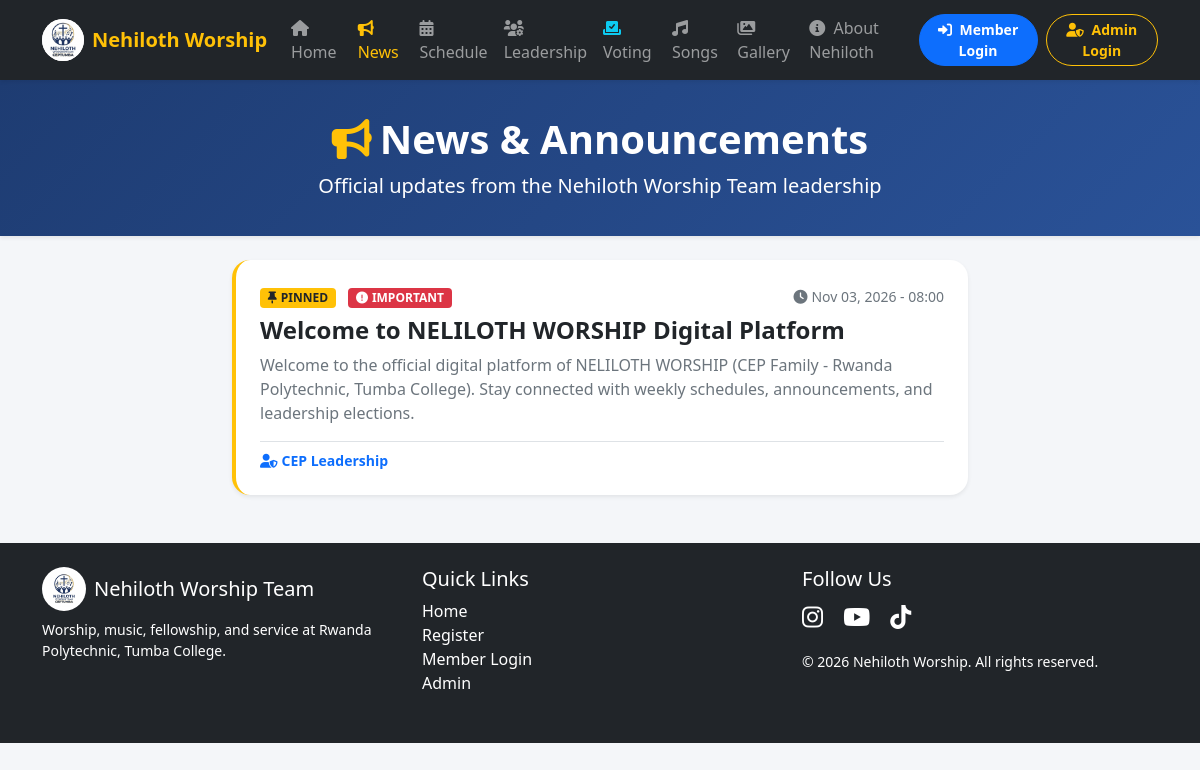
The app's page /announcements.php, older data.
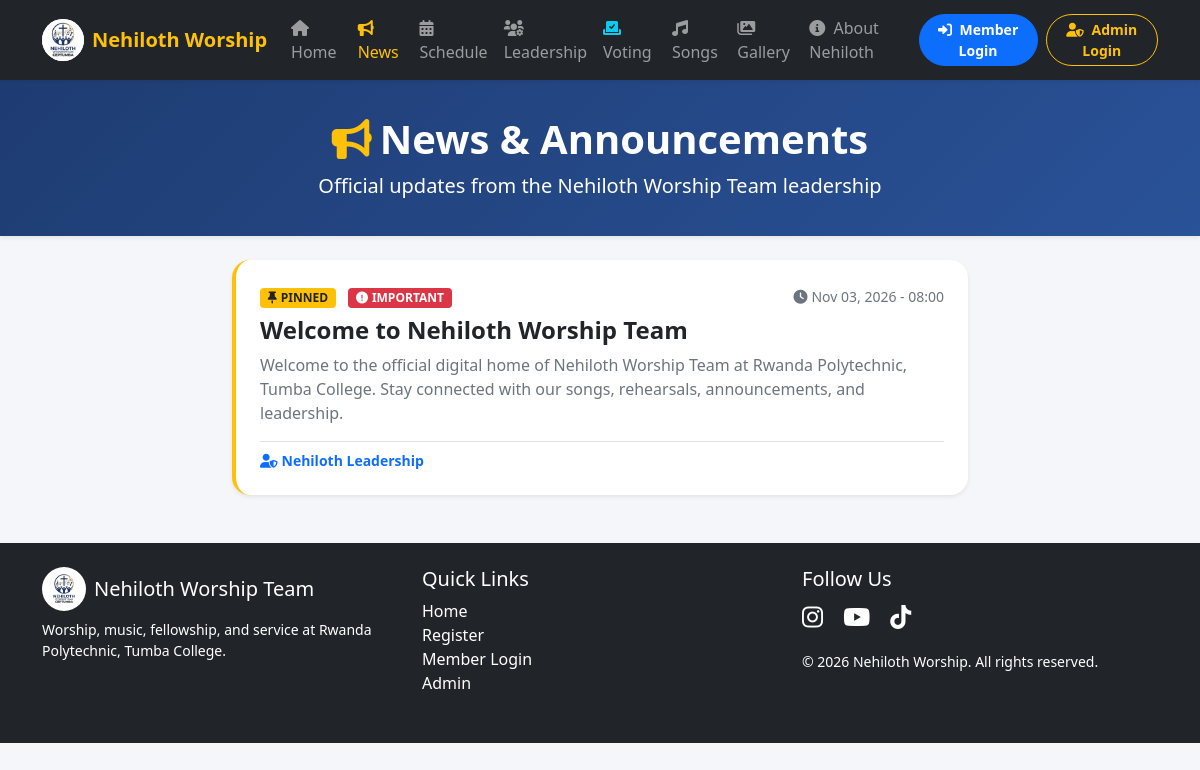
The same page, newer data.
### tables this page shows
CREATE TABLE IF NOT EXISTS announcements (
    id INT PRIMARY KEY AUTO_INCREMENT,
    title VARCHAR(255) NOT NULL,
    content TEXT NOT NULL,
    author_name VARCHAR(100) DEFAULT 'Nehiloth Leadership',
    image_url VARCHAR(255) NULL,
    is_pinned BOOLEAN DEFAULT FALSE,
    is_important BOOLEAN DEFAULT FALSE,
    created_at TIMESTAMP DEFAULT CURRENT_TIMESTAMP
);

### config/functions.php (called while the page is built, shortened)
<?php
function isAdminLoggedIn() { return isset($_SESSION["admin_id"]); }
function isMemberLoggedIn() { return isset($_SESSION["member_id"]); }
?>

### announcements.php (the view, shortened to what this page needs)
<?php
require_once "config/functions.php";
$announcements = $pdo->query("SELECT * FROM announcements ORDER BY is_pinned DESC, created_at DESC")->fetchAll();
?>
<!DOCTYPE html>
<html lang="en">
<head>
    <link href="https://cdn.jsdelivr.net/npm/bootstrap@5.1.3/dist/css/bootstrap.min.css" rel="stylesheet">
    <link rel="stylesheet" href="https://cdnjs.cloudflare.com/ajax/libs/font-awesome/6.0.0/css/all.min.css">
</head>
<body>
<?php include "navbar.php"; ?>
<div class="hero-banner text-center mb-4 shadow-sm">
    <div class="container">
        <h1 class="fw-bold"><i class="fas fa-bullhorn text-warning me-2"></i>News & Announcements</h1>
        <p class="lead mb-0">Official updates from the Nehiloth Worship Team leadership</p>
    </div>
</div>
<div class="container mb-5">
    <div class="row g-4 justify-content-center">
        <?php if (empty($announcements)): ?>
            <div class="col-12 text-center py-5">
                <i class="fas fa-newspaper fa-4x text-muted mb-3"></i>
                <h4 class="text-secondary">No announcements published yet.</h4>
            </div>
        <?php else: ?>
            <?php foreach ($announcements as $a): ?>
                <div class="col-md-8">
                    <div class="card news-card shadow-sm p-4 bg-white border-start border-4 <?php echo $a['is_pinned'] ? 'border-warning' : 'border-primary'; ?>">
                        <div class="d-flex justify-content-between align-items-center mb-2">
                            <div>
                                <?php if ($a['is_pinned']): ?>
                                    <span class="badge bg-warning text-dark me-2"><i class="fas fa-thumbtack me-1"></i>PINNED</span>
                                <?php endif; ?>
                                <?php if ($a['is_important']): ?>
                                    <span class="badge bg-danger me-2"><i class="fas fa-exclamation-circle me-1"></i>IMPORTANT</span>
                                <?php endif; ?>
                            </div>
                            <small class="text-muted"><i class="fas fa-clock me-1"></i><?php echo date('M d, Y - H:i', strtotime($a['created_at'])); ?></small>
                        </div>
                        <h4 class="fw-bold text-dark mb-2"><?php echo htmlspecialchars($a['title']); ?></h4>
                        <p class="text-secondary mb-3"><?php echo nl2br(htmlspecialchars($a['content'])); ?></p>
                        <div class="d-flex justify-content-between align-items-center pt-2 border-top">
                            <small class="text-primary fw-bold"><i class="fas fa-user-shield me-1"></i><?php echo htmlspecialchars($a['author_name']); ?></small>
                        </div>
                    </div>
                </div>
            <?php endforeach; ?>
        <?php endif; ?>
    </div>
</div>
<?php include "footer.php"; ?>
</body>
</html>

### navbar.php (shortened to what this page needs)
<?php
require_once __DIR__ . "/config/functions.php";
$current_page = basename($_SERVER['PHP_SELF']);
?>
<nav class="navbar navbar-expand-lg navbar-dark bg-dark sticky-top shadow-sm">
    <div class="container">
        <a class="navbar-brand fw-bold text-warning d-flex align-items-center" href="/index.php">
            <img src="/logo/logo.jpg" alt="Nehiloth Worship Team" width="42" height="42" class="rounded-circle bg-white me-2 object-fit-cover">
            <span>Nehiloth Worship</span>
        </a>
        <div class="collapse navbar-collapse" id="mainNavbar">
            <ul class="navbar-nav me-auto mb-2 mb-lg-0">
                <li class="nav-item">
                    <a class="nav-link fw-semibold <?php echo $current_page=='index.php'?'active text-warning':''; ?>" href="/index.php"><i class="fas fa-home me-1"></i> Home</a>
                </li>
                <li class="nav-item">
                    <a class="nav-link fw-semibold <?php echo $current_page=='announcements.php'?'active text-warning':''; ?>" href="/announcements.php"><i class="fas fa-bullhorn me-1"></i> News</a>
                </li>
                <li class="nav-item">
                    <a class="nav-link fw-semibold <?php echo $current_page=='schedule.php'?'active text-warning':''; ?>" href="/schedule.php"><i class="fas fa-calendar-alt me-1"></i> Schedule</a>
                </li>
                <li class="nav-item">
                    <a class="nav-link fw-semibold <?php echo $current_page=='leadership.php'?'active text-warning':''; ?>" href="/leadership.php"><i class="fas fa-users-cog me-1"></i> Leadership</a>
                </li>
                <li class="nav-item">
                    <a class="nav-link fw-semibold <?php echo $current_page=='voting.php'?'active text-warning':''; ?>" href="/voting.php"><i class="fas fa-vote-yea text-info me-1"></i> Voting</a>
                </li>
                <li class="nav-item">
                    <a class="nav-link fw-semibold <?php echo $current_page=='songs.php'?'active text-warning':''; ?>" href="/songs.php"><i class="fas fa-music me-1"></i> Songs</a>
                </li>
                <li class="nav-item">
                    <a class="nav-link fw-semibold <?php echo $current_page=='gallery.php'?'active text-warning':''; ?>" href="/gallery.php"><i class="fas fa-images me-1"></i> Gallery</a>
                </li>
                <li class="nav-item">
                    <a class="nav-link fw-semibold <?php echo $current_page=='about.php'?'active text-warning':''; ?>" href="/about.php"><i class="fas fa-info-circle me-1"></i> About Nehiloth</a>
                </li>
            </ul>
            <div class="d-flex align-items-center gap-2">
                <?php if (isMemberLoggedIn() && isAdminLoggedIn()): ?>
                    <a href="/admin/dashboard.php" class="btn btn-warning btn-sm rounded-pill px-3 fw-bold">
                        <i class="fas fa-user-shield me-1"></i> Admin Dashboard
                    </a>
                    <a href="/logout.php" class="btn btn-danger btn-sm rounded-pill px-3">
                        <i class="fas fa-sign-out-alt me-1"></i> Logout
                    </a>
                <?php else: ?>
                    <a href="/login.php" class="btn btn-primary btn-sm rounded-pill px-3 fw-bold">
                        <i class="fas fa-sign-in-alt me-1"></i> Member Login
                    </a>
                    <a href="/admin/login.php" class="btn btn-outline-warning btn-sm rounded-pill px-3 fw-bold">
                        <i class="fas fa-user-shield me-1"></i> Admin Login
                    </a>
                <?php endif; ?>
            </div>
        </div>
    </div>
</nav>

### footer.php (shortened to what this page needs)
<footer class="bg-dark text-white pt-4 pb-3 mt-5">
    <div class="container">
        <div class="row">
            <div class="col-md-4 mb-3">
                <div class="d-flex align-items-center gap-2 mb-2">
                    <img src="/logo/logo.jpg" alt="" width="44" height="44" class="rounded-circle bg-white p-1">
                    <h5 class="mb-0">Nehiloth Worship Team</h5>
                </div>
                <p class="small">Worship, music, fellowship, and service at Rwanda Polytechnic, Tumba College.</p>
            </div>
            <div class="col-md-4 mb-3">
                <h5>Quick Links</h5>
                <ul class="list-unstyled">
                    <li><a href="index.php" class="text-white text-decoration-none">Home</a></li>
                    <li><a href="register.php" class="text-white text-decoration-none">Register</a></li>
                    <li><a href="login.php" class="text-white text-decoration-none">Member Login</a></li>
                    <li><a href="admin/login.php" class="text-white text-decoration-none">Admin</a></li>
                </ul>
            </div>
            <div class="col-md-4 mb-3">
                <h5>Follow Us</h5>
                <a href="https://www.instagram.com/nehilothworshipteam/" class="text-white me-3 fs-4" target="_blank" rel="noopener noreferrer" aria-label="Nehiloth on Instagram"><i class="fab fa-instagram"></i></a>
                <a href="https://www.youtube.com/@NEHILOTH_WORSHIPTEAM" class="text-white me-3 fs-4" target="_blank" rel="noopener noreferrer" aria-label="Nehiloth on YouTube"><i class="fab fa-youtube"></i></a>
                <a href="https://www.tiktok.com/@nehilothworshipteam" class="text-white fs-4" target="_blank" rel="noopener noreferrer" aria-label="Nehiloth on TikTok"><i class="fab fa-tiktok"></i></a>
                <p class="mt-3 small">&copy; 2026 Nehiloth Worship. All rights reserved.</p>
            </div>
        </div>
    </div>
</footer>

### announcements.php (style rules this page uses)
body { background:#f4f6f9;min-height:100vh;padding-bottom:70px; }
.hero-banner { background:linear-gradient(135deg,#1e3c72 0%,#2a5298 100%);color:white;padding:35px 0; }
.news-card { border-radius:18px;border:none;transition:transform 0.2s; }

Row changes from the older to the newer data that the page shows:
changed announcements: title "Welcome to NELILOTH WORSHIP Digital Platform" → "Welcome to Nehiloth Worship Team"; content "…to the official digital platform of NELILOTH WORSHIP (CEP Family - Rwanda Polytechnic, Tumba College). Stay connected with weekly schedules, announcements, and leadership elections." → "…to the official digital home of Nehiloth Worship Team at Rwanda Polytechnic, Tumba College. Stay connected with our songs, rehearsals, announcements, and leadership."; author_name "CEP Leadership" → "Nehiloth Leadership"
